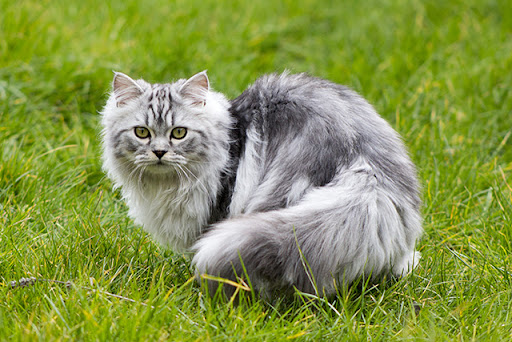
#> input picture image/cat.jpg, 512 x 342 px
$ python 'Ex03_bitwise operation .py'
#> lines starting #> are read from the running program, lines starting #| are printed output that depends on the picture; after the words box and inside, x2 and y2 are one past the last pixel; in counts of white or black regions, pixels touching at a corner belong together
import cv2
import numpy as np

image = cv2.imread('image/cat.jpg')
#> image is the input picture: shape (342, 512, 3); mean B, G, R 75, 149, 133.9
height, width = image.shape[:2]
#> height = 342; width = 512

mask = np.zeros((height, width), dtype =np.uint8)
cv2.rectangle(mask, (100,100), (300,300), 255, -1)
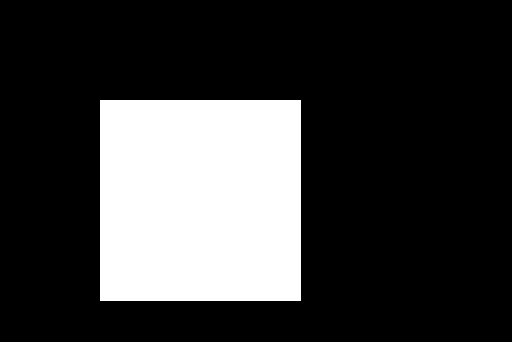
#> mask: shape (342, 512); 23.1% white; 1 white region, box (x1, y1, x2, y2) and area: (100, 100, 301, 301) 40401

bitwise_and = cv2.bitwise_and(image, image, mask=mask)
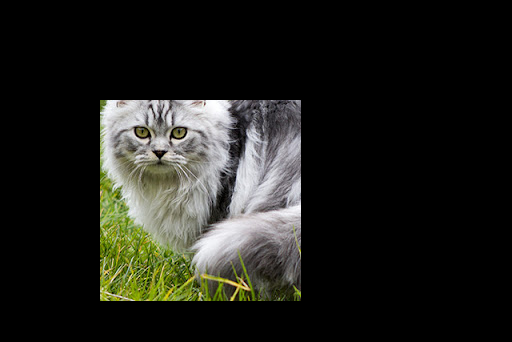
#> bitwise_and: shape (342, 512, 3); mean B, G, R 27.3, 32.3, 31.8
bitwise_or = cv2.bitwise_or(image, image, mask=mask)
bitwise_xor = cv2.bitwise_xor(image, image, mask=mask)
#> bitwise_xor: shape (342, 512, 3); every value is 0
bitwise_not = cv2.bitwise_not(image, mask=mask)
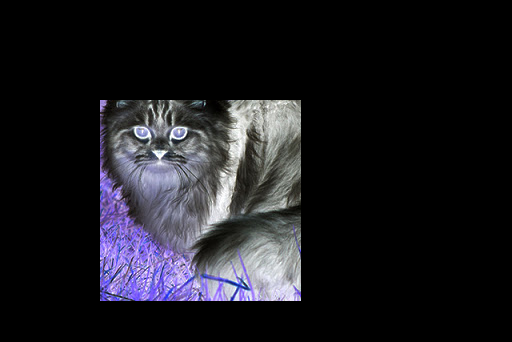
#> bitwise_not: shape (342, 512, 3); mean B, G, R 31.5, 26.5, 27.1

cv2.imshow("Original Image", image)
cv2.imshow("bitwise AND", bitwise_and)
cv2.imshow("bitwise OR", bitwise_or)
cv2.imshow("bitwise XOR", bitwise_xor)
cv2.imshow("bitwise NOT", bitwise_not)

cv2.waitKey(0)
cv2.destroyAllWindows()

$ run again, with image/Paris.jpg copied over image/cat.jpg
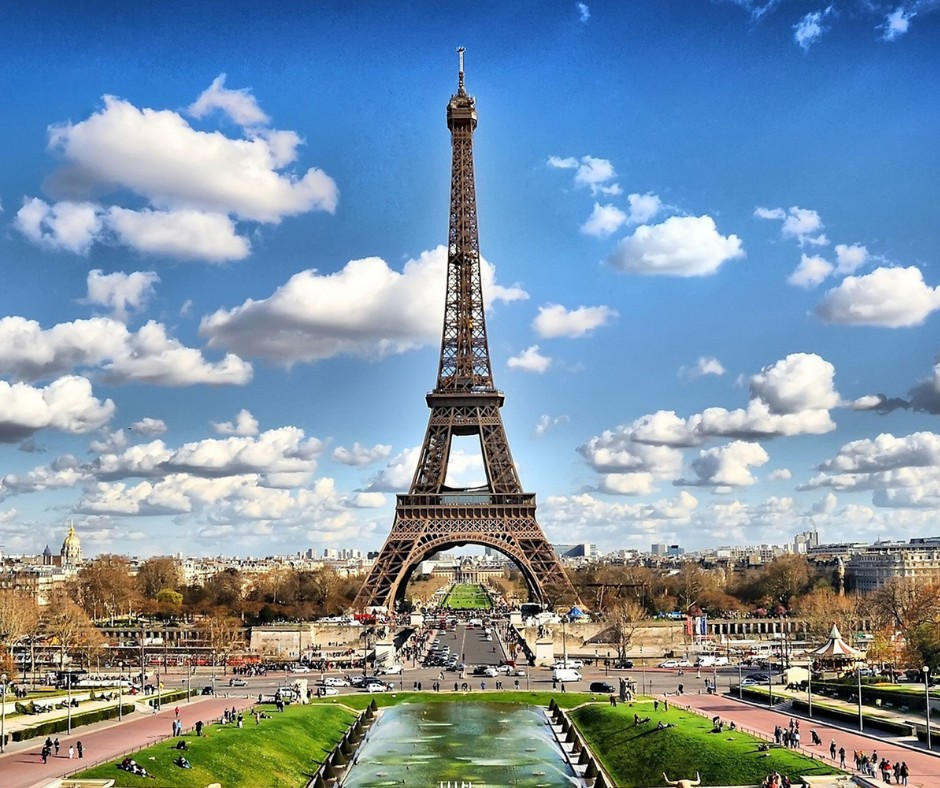
#> input picture image/Paris.jpg, 940 x 788 px
#> image is the input picture: shape (788, 940, 3); mean B, G, R 166.6, 147.4, 125.1
#> `cv2.rectangle(mask, (100,100), (300,300), 255, -1)`:
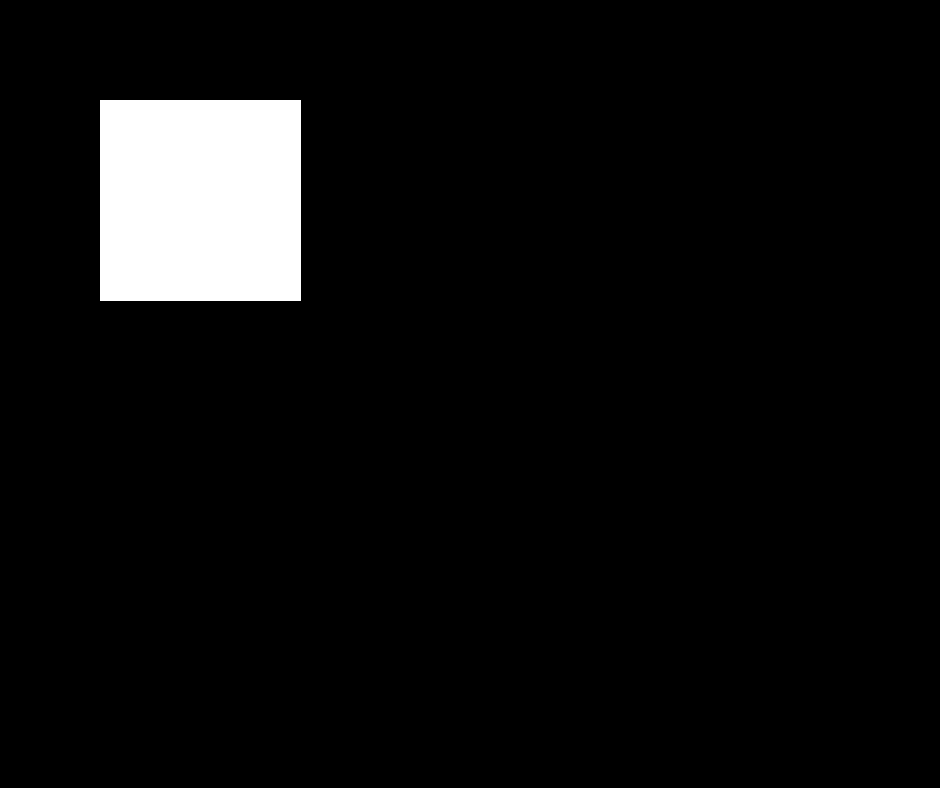
#> mask: shape (788, 940); 5.5% white; 1 white region, box (x1, y1, x2, y2) and area: (100, 100, 301, 301) 40401
#> bitwise_xor: shape (788, 940, 3); every value is 0
#> `bitwise_not = cv2.bitwise_not(image, mask=mask)`:
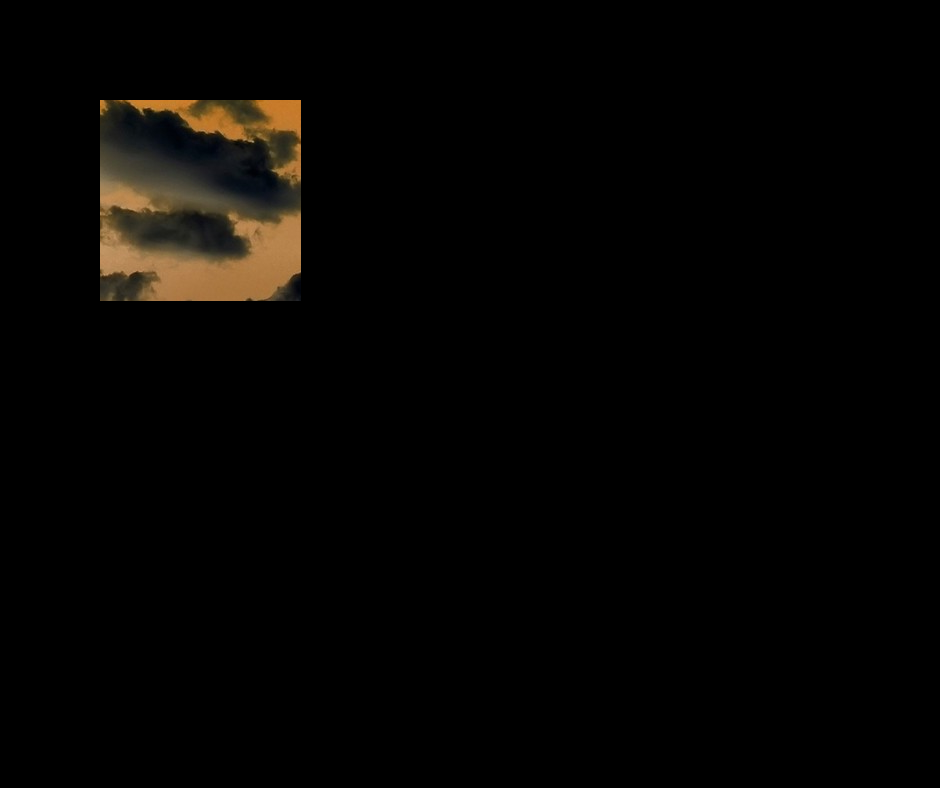
#> bitwise_not: shape (788, 940, 3); mean B, G, R 2.5, 4.1, 5.3
